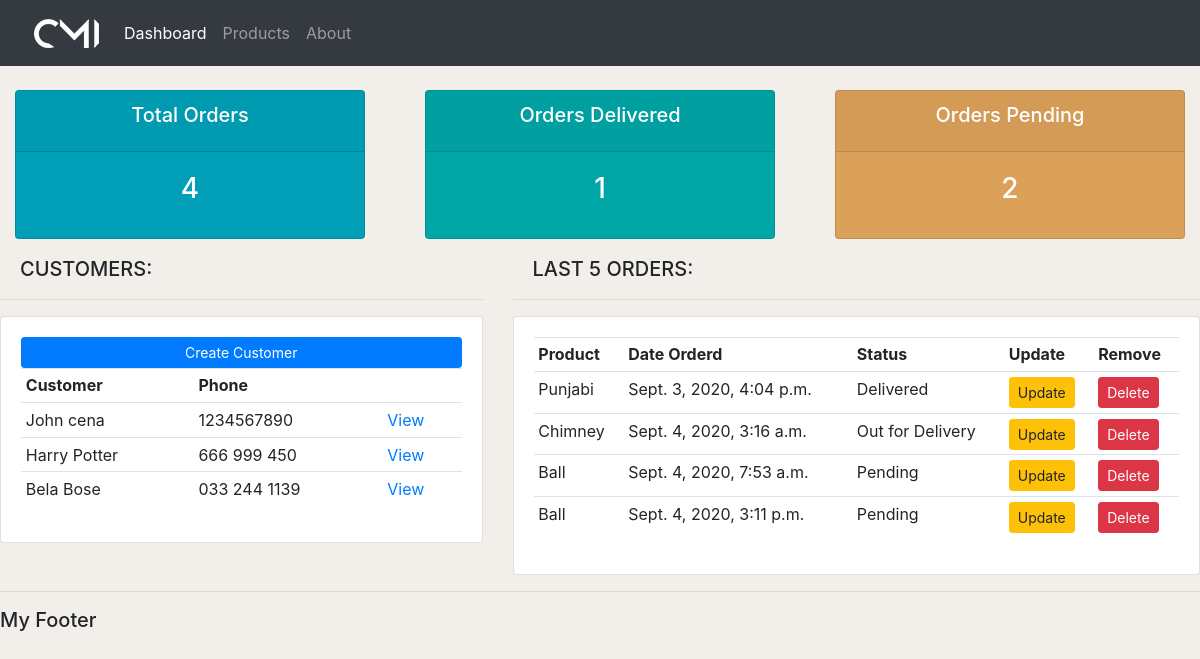
Before: / with the older database file.
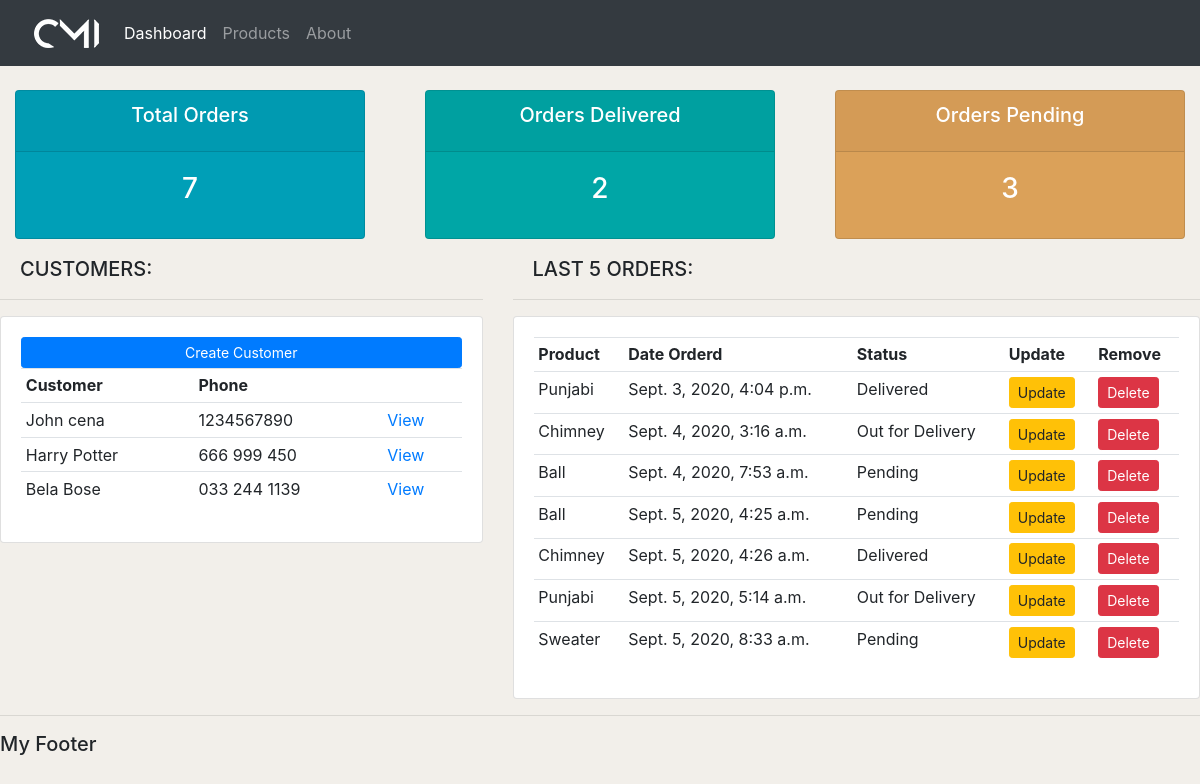
After: the same page with the newer database file.
### accounts/models.py (models this page shows, shortened)
class Customer(models.Model):
    name = models.CharField(max_length=200, null=True)
    phone = models.CharField(max_length=200, null=True)
    email = models.CharField(max_length=200, null=True)
    date_created = models.DateTimeField(auto_now_add=True)

class Order(models.Model):
    STATUS = (
        ("Pending", "Pending"),
        ("Out for Delivery", "Out for Delivery"),
        ("Delivered", "Delivered"),
    )
    customer = models.ForeignKey(Customer, null=True, on_delete=models.SET_NULL)
    product = models.ForeignKey(Product, null=True, on_delete=models.SET_NULL)
    date_created = models.DateTimeField(auto_now_add=True)
    status = models.CharField(max_length=200, null=True, choices=STATUS)

class Product(models.Model):
    CATEGORY = (
        ("Indoor", "Indoor"),
        ("Out Door", "Out Door"),
    )
    name = models.CharField(max_length=200, null=True)
    price = models.FloatField(null=True)
    category = models.CharField(max_length=200, null=True, choices=CATEGORY)
    description = models.CharField(max_length=200, null=True, blank=True)
    date_created = models.DateTimeField(auto_now_add=True)
    tags = models.ManyToManyField(Tag)
    def __str__(self):
        return self.name

### accounts/views.py (the view)
# urls.py: path("", views.home, name="home"),
def home(request):
    customers = Customer.objects.all()
    orders = Order.objects.all()
    total_customers = customers.count()
    total_orders = orders.count()
    delivered = orders.filter(status="Delivered").count()
    pending = orders.filter(status="Pending").count()
    context = {
        "orders": orders,
        "customers": customers,
        "total_customers": total_customers,
        "total_orders": total_orders,
        "delivered": delivered,
        "pending": pending,
    }
    return render(request, "accounts/dashboard.html", context)

### accounts/templates/accounts/dashboard.html
{% extends 'accounts/main.html' %} {% block content %}
{% load static %} {% include 'accounts/status.html' %}
<div class="row">
  <div class="col-md-5">
    <h5 style="padding: 2px 20px">CUSTOMERS:</h5>
    <hr />
    <div class="card card-body">
      <a class="btn btn-primary btn-sm btn-block" href=""> Create Customer </a>
      <table class="table table-sm">
        <tr>
          <th>Customer</th>
          <th>Phone</th>
          <th></th>
        </tr>
        {% for customer in customers %}
        <tr>
          <td>{{customer.name}}</td>
          <td>{{customer.phone}}</td>
          <td>
            <a href="{% url 'customer' customer.id%}"> View </a>
          </td>
        </tr>
        {% endfor %}
      </table>
    </div>
  </div>
  <div class="col-md-7">
    <h5 style="padding: 2px 20px">LAST 5 ORDERS:</h5>
    <hr />
    <div class="card card-body">
      <table class="table table-sm">
        <tr>
          <th>Product</th>
          <th>Date Orderd</th>
          <th>Status</th>
          <th>Update</th>
          <th>Remove</th>
        </tr>
        {% for order in orders %}
        <tr>
          <td>{{order.product}}</td>
          <td>{{order.date_created}}</td>
          <td>{{order.status}}</td>
          <td>
            <a
              class="btn btn-warning btn-sm"
              href="{% url 'update_order' order.id %}"
              >Update</a
            >
          </td>
          <td>
            <a
              class="btn btn-danger btn-sm"
              href="{% url 'delete_order' order.id %}"
              >Delete</a
            >
          </td>
        </tr>
        {% endfor %}
      </table>
    </div>
  </div>
</div>
{% endblock %}

### accounts/templates/accounts/main.html (shortened to what this page needs)
{% load static %}
<!DOCTYPE html>
<html lang="en">
  <head>
    <link
      rel="stylesheet"
      href="https://stackpath.bootstrapcdn.com/bootstrap/4.5.2/css/bootstrap.min.css"
    />
    <link
      rel="stylesheet"
      type="text/css"
      href="{% static '/css/main.css' %}"
    />
  </head>
  <body>
    {% include 'accounts/navbar.html' %} {% block content %} {% endblock %}
    <hr />
    <h5>My Footer</h5>
  </body>
</html>

### accounts/templates/accounts/navbar.html (shortened to what this page needs)
{% load static %}
<nav class="navbar navbar-expand-lg navbar-dark bg-dark">
  <img src="{% static '/images/logo.png' %}" />
  <div class="collapse navbar-collapse" id="navbarNav">
    <ul class="navbar-nav">
      <li class="nav-item active">
        <a class="nav-link" href="{% url 'home' %}"
          >Dashboard <span class="sr-only">(current)</span></a
        >
      </li>
      <li class="nav-item">
        <a class="nav-link" href="{% url 'products' %}">Products</a>
      </li>
      <li class="nav-item">
        <a class="nav-link" href="{% url 'about' %}">About</a>
      </li>
    </ul>
  </div>
</nav>

### accounts/templates/accounts/status.html
<br />
<div class="row">
  <div class="col">
    <div class="col-md">
      <div class="card text-center text-white mb-3" id="total-orders">
        <div class="card-header">
          <h5 class="card-title">Total Orders</h5>
        </div>
        <div class="card-body">
          <h3 class="card-title">{{total_orders}}</h3>
        </div>
      </div>
    </div>
  </div>
  <div class="col">
    <div class="col-md">
      <div class="card text-center text-white mb-3" id="orders-delivered">
        <div class="card-header">
          <h5 class="card-title">Orders Delivered</h5>
        </div>
        <div class="card-body">
          <h3 class="card-title">{{delivered}}</h3>
        </div>
      </div>
    </div>
  </div>
  <div class="col">
    <div class="col-md">
      <div class="card text-center text-white mb-3" id="orders-pending">
        <div class="card-header">
          <h5 class="card-title">Orders Pending</h5>
        </div>
        <div class="card-body">
          <h3 class="card-title">{{pending}}</h3>
        </div>
      </div>
    </div>
  </div>
</div>

### static/css/main.css (style rules this page uses)
body { background-color: #f2efea; }
#total-orders { background-color: #009fb7; }
#orders-delivered { background-color: #00a6a6; }
#orders-pending { background-color: #dba159; }

Changed rows visible on the page:
removed Order: product "Ball", date_created "Sept. 4, 2020, 3:11 p.m.", status "Pending"
added Order: product "Ball", date_created "Sept. 5, 2020, 4:25 a.m.", status "Pending"
added Order: product "Chimney", date_created "Sept. 5, 2020, 4:26 a.m.", status "Delivered"
added Order: product "Punjabi", date_created "Sept. 5, 2020, 5:14 a.m.", status "Out for Delivery"
added Order: product "Sweater", date_created "Sept. 5, 2020, 8:33 a.m.", status "Pending"
Other visible differences:
{{ total_orders }}: "4" → "7"
{{ delivered }}: "1" → "2"
{{ pending }}: "2" → "3"
